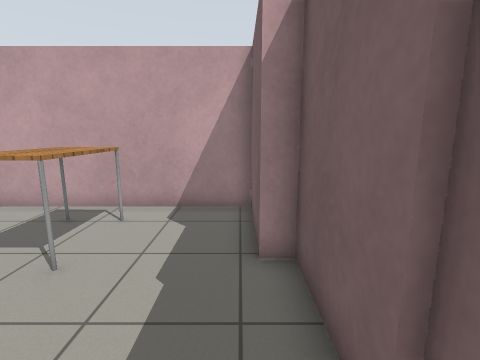
View 1 (above)

16 first-person views from a walk through a robot-simulator world made for Gazebo. The camera is 1.2 m above the floor, tilts 10° down and sees 85° across. The floor is counted in squares, 0.5 m on a side. Each view is taken from the middle of a square. On the plan, view 1 faces up. The plan holds only what a view shows up to about 17 squares ahead; the rest is blank. Gazebo's built-in surfaces are drawn with simple patterns.

View 2
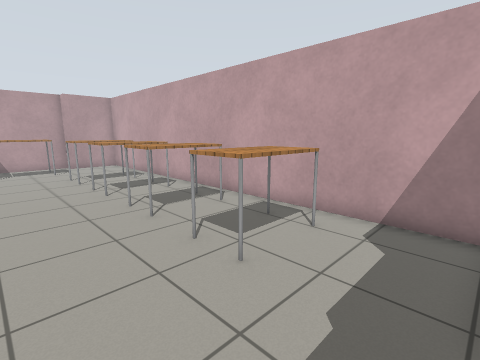

View 3
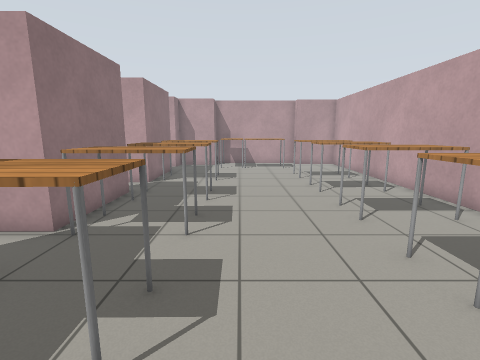

View 4
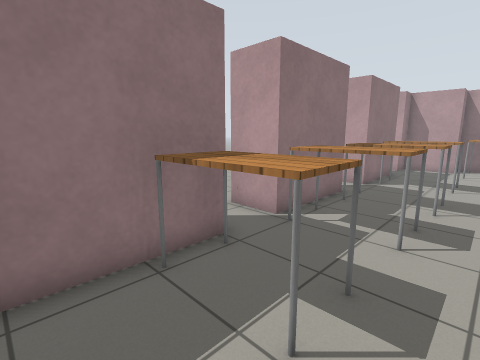

View 5
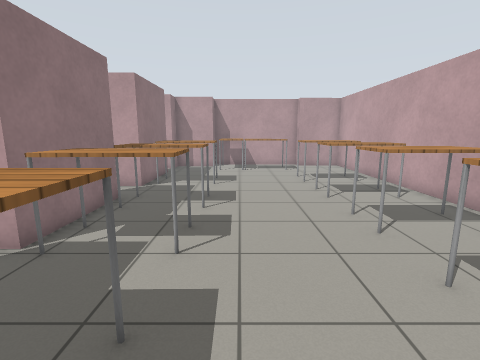

View 6
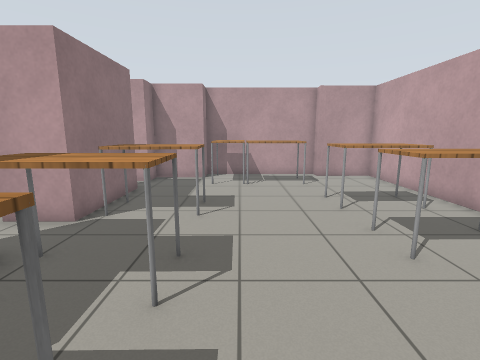

View 7
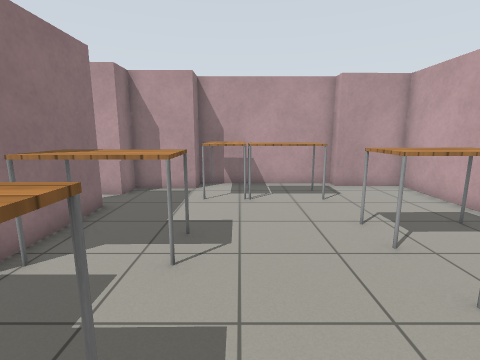

View 8
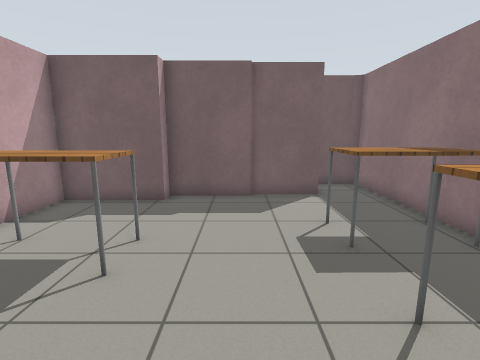

View 9
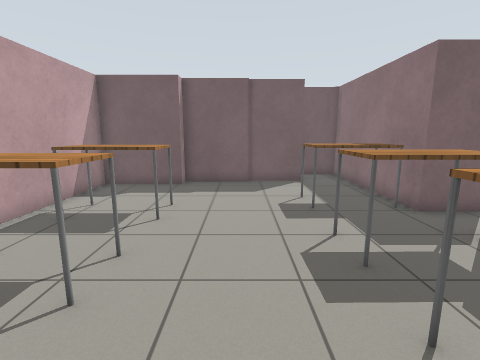

View 10
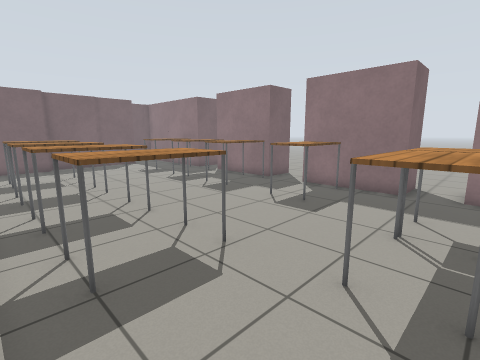

View 11
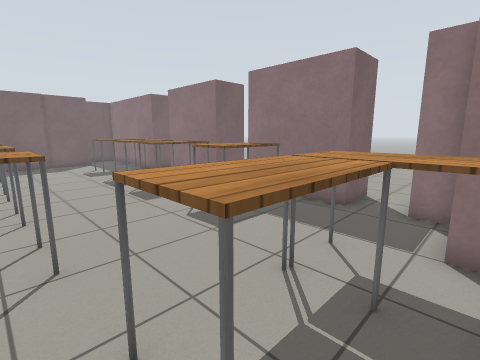

View 12
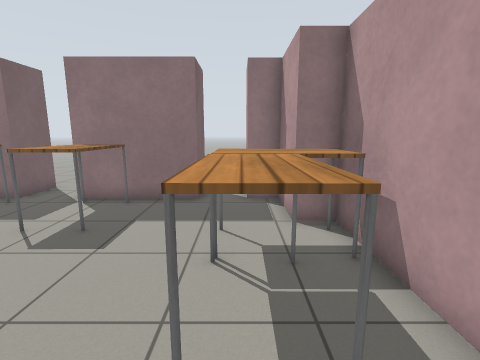

View 13
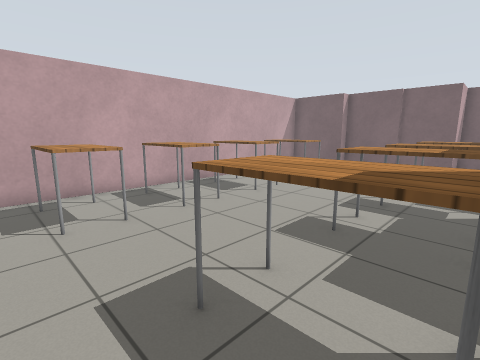

View 14
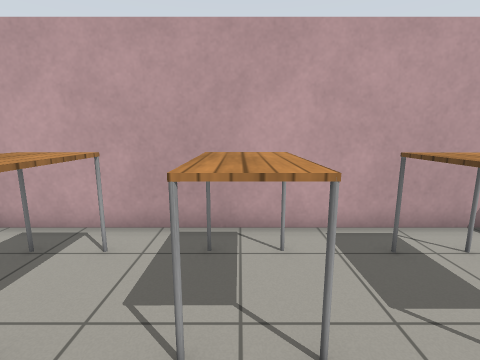

View 15
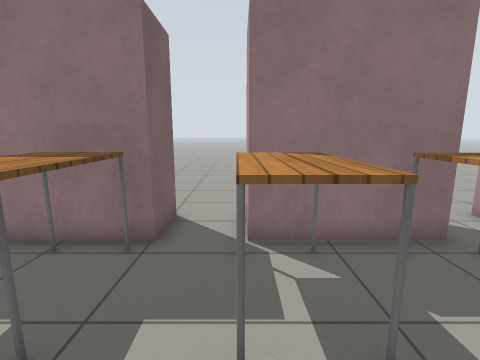

View 16
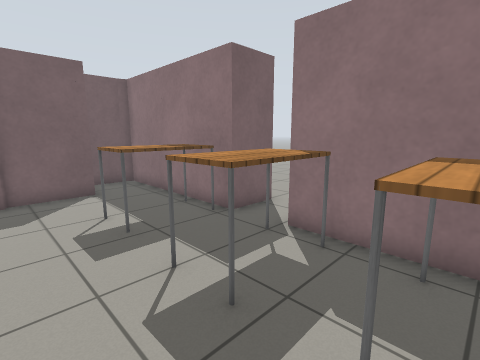

### Floor plan
Points are (right, up) in squares from view 1. A wall is a line through its corners. A room is listed if a view was taken in it or the views show most of it. See-through windows are left out.
Room 1 (views 1, 2, 3, 4, 5, 6, 7, 8, 9, 10, 11, 12, 13, 14, 15, 16)
walls: (-10.7, -5.8) (-10.7, -3.6) (-6.2, -3.6) (-6.2, -5.6); (-4.1, -5.6) (-4.1, -3.6) (3.3, -3.6) (3.5, -3.1); (-17.5, -5.6) (-17.5, -3.6) (-12.9, -3.6) (-12.9, -5.6); (0.4, 4.8) (0.4, 8.5) (-21, 8.5) (-21, 5.4) (-21.7, 5.4) (-21.7, -1) (-20.5, -1) (-20.5, -3.6) (-19.3, -3.6) (-19.3, -5.8); (1.1, 1.5) (1.1, 4.8); (3.5, -3.3) (3.5, -1.1) (1.3, -1.1) (1.3, 1.6)
ways out: opening at (-18.5, -4.5); opening at (-11.5, -4.5); opening at (-5, -4.5)
objects: table (-21, 0) to (-19, 1); table (-20, 2) to (-19, 4); table (-16, 4) to (-14, 7); table (-15, -3) to (-14, 0); table (-12, 5) to (-11, 7); table (-11, -3) to (-10, 0); table (-8, 5) to (-7, 7); table (-7, -3) to (-6, 0); table (-5, 5) to (-4, 7); table (-3, -3) to (-2, -1)

Where each view was taken, in squares from view 1:
view 1: 0 up, 0 right, facing up
view 2: 1 up, 0 right, facing up-left
view 3: 1 up, 0 right, facing left
view 4: 1 up, 0 right, facing down-left
view 5: 1 up, 1 left, facing left
view 6: 1 up, 6 left, facing left
view 7: 1 up, 9 left, facing left
view 8: 2 up, 9 left, facing right
view 9: 2 up, 12 left, facing right
view 10: 8 up, 20 left, facing down-right
view 11: 5 up, 21 left, facing down-right
view 12: 6 up, 19 left, facing down
view 13: 3 down, 17 left, facing up-right
view 14: 2 up, 8 left, facing up
view 15: 2 up, 6 left, facing down
view 16: 2 up, 10 left, facing down-right
